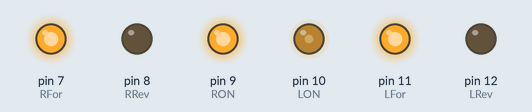
Simulated run of this sketch. Board: Arduino Uno, built with avr-gcc and run on an emulated ATmega328P. Parts: output pins drawn as LEDs (lit = HIGH).

Above: at 0.05 s.
At 2.05 s:
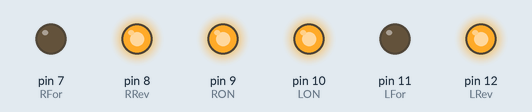
At 3.95 s:
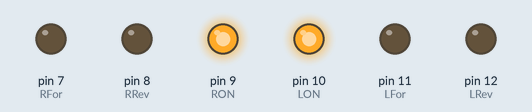
Timing chart, 0 to 4.6 s (numbered marks = the images above):
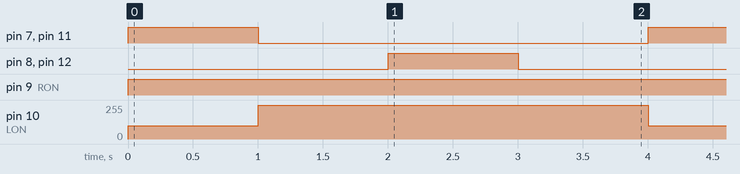

Measured:
- by itself, pin 7 (RFor), pin 8 (RRev), pin 11 (LFor), pin 12 (LRev): alternates HIGH for 1.0 s and LOW for 3.0 s
- by itself, pin 9 (RON): LOW → HIGH at 0.00 s
- by itself, pin 10 (LON): alternates 255/255 for 3.0 s and 100/255 for 1.0 s

The sketch:

alternate_led_blink_.ino
```cpp
int LON = 10;
int RON = 9 ;
int LRev = 12 ;
int RRev = 8 ;
int LFor = 11 ;
int RFor = 7 ;


void setup() {

  pinMode(LON, OUTPUT);
  pinMode(RON, OUTPUT);

  pinMode(LRev, OUTPUT);
  pinMode(RRev, OUTPUT);

  pinMode(LFor, OUTPUT);
  pinMode(RFor, OUTPUT);


}

void loop() {
GoForward();
delay(1000);
GoStop();
delay(1000);
GoBack();
delay(1000);
GoStop();
delay(1000);
}


void GoForward(){
  digitalWrite(LRev,LOW);
  digitalWrite(RRev,LOW);
  analogWrite(LON,100);
  digitalWrite(RON,HIGH);
  digitalWrite(RFor,HIGH);
  digitalWrite(LFor,HIGH);
}

void GoStop(){
  digitalWrite(LRev,LOW);
  digitalWrite(RRev,LOW);
  digitalWrite(LON,HIGH);
  digitalWrite(RON,HIGH);
  digitalWrite(RFor,LOW);
  digitalWrite(LFor,LOW);
}


void GoBack(){
  digitalWrite(LRev,HIGH);
  digitalWrite(RRev,HIGH);
  digitalWrite(LON,HIGH);
  digitalWrite(RON,HIGH);
  digitalWrite(RFor,LOW);
  digitalWrite(LFor,LOW);
}
```
